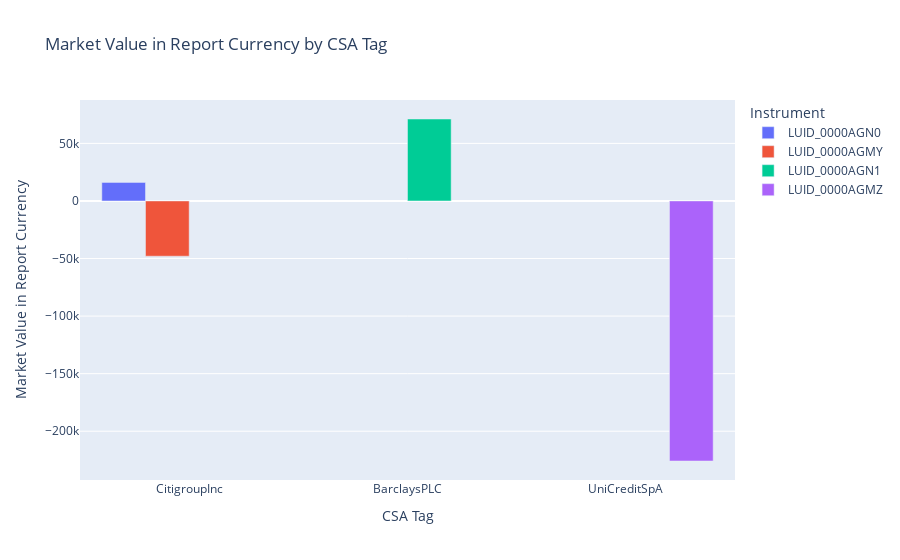

Notebook source saved alongside this figure:
### Markdown cell above
#### View market values for all counterparties

### Code cell
visualizer.plot_market_values()

### Figure 1 — Plotly figure (JSON) as saved in the notebook; plotly's stock layout.template omitted (floating-point values rounded to 4 significant figures)
{"data": [{"alignmentgroup": "True", "hovertemplate": "Instrument=LUID_0000AGN0<br>CSA Tag=%{x}<br>Market Value in Report Currency=%{y}<extra></extra>", "legendgroup": "LUID_0000AGN0", "marker": {"color": "#636efa", "pattern": {"shape": ""}}, "name": "LUID_0000AGN0", "offsetgroup": "LUID_0000AGN0", "orientation": "v", "showlegend": true, "textposition": "auto", "type": "bar", "x": ["CitigroupInc"], "xaxis": "x", "y": [16120.0], "yaxis": "y"}, {"alignmentgroup": "True", "hovertemplate": "Instrument=LUID_0000AGMY<br>CSA Tag=%{x}<br>Market Value in Report Currency=%{y}<extra></extra>", "legendgroup": "LUID_0000AGMY", "marker": {"color": "#EF553B", "pattern": {"shape": ""}}, "name": "LUID_0000AGMY", "offsetgroup": "LUID_0000AGMY", "orientation": "v", "showlegend": true, "textposition": "auto", "type": "bar", "x": ["CitigroupInc"], "xaxis": "x", "y": [-47990.0], "yaxis": "y"}, {"alignmentgroup": "True", "hovertemplate": "Instrument=LUID_0000AGN1<br>CSA Tag=%{x}<br>Market Value in Report Currency=%{y}<extra></extra>", "legendgroup": "LUID_0000AGN1", "marker": {"color": "#00cc96", "pattern": {"shape": ""}}, "name": "LUID_0000AGN1", "offsetgroup": "LUID_0000AGN1", "orientation": "v", "showlegend": true, "textposition": "auto", "type": "bar", "x": ["BarclaysPLC"], "xaxis": "x", "y": [71170.0], "yaxis": "y"}, {"alignmentgroup": "True", "hovertemplate": "Instrument=LUID_0000AGMZ<br>CSA Tag=%{x}<br>Market Value in Report Currency=%{y}<extra></extra>", "legendgroup": "LUID_0000AGMZ", "marker": {"color": "#ab63fa", "pattern": {"shape": ""}}, "name": "LUID_0000AGMZ", "offsetgroup": "LUID_0000AGMZ", "orientation": "v", "showlegend": true, "textposition": "auto", "type": "bar", "x": ["UniCreditSpA"], "xaxis": "x", "y": [-225900.0], "yaxis": "y"}], "layout": {"barmode": "group", "legend": {"title": {"text": "Instrument"}, "tracegroupgap": 0}, "title": {"text": "Market Value in Report Currency by CSA Tag"}, "xaxis": {"anchor": "y", "domain": [0, 1], "title": {"text": "CSA Tag"}}, "yaxis": {"anchor": "x", "domain": [0, 1], "title": {"text": "Market Value in Report Currency"}}}}
